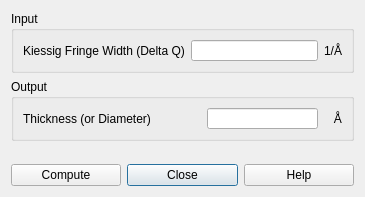
<?xml version="1.0" encoding="UTF-8"?>
<ui version="4.0">
 <class>KiessigPanel</class>
 <widget class="QDialog" name="KiessigPanel">
  <property name="geometry">
   <rect>
    <x>0</x>
    <y>0</y>
    <width>365</width>
    <height>197</height>
   </rect>
  </property>
  <property name="focusPolicy">
   <enum>Qt::TabFocus</enum>
  </property>
  <property name="windowTitle">
   <string>Dialog</string>
  </property>
  <property name="windowIcon">
   <iconset>
    <normaloff>:/res/ball.ico</normaloff>:/res/ball.ico</iconset>
  </property>
  <property name="toolTip">
   <string/>
  </property>
  <layout class="QGridLayout" name="gridLayout_3">
   <item row="0" column="0" colspan="3">
    <widget class="QGroupBox" name="groupBox">
     <property name="title">
      <string>Input</string>
     </property>
     <layout class="QGridLayout" name="gridLayout">
      <item row="0" column="0">
       <layout class="QHBoxLayout" name="horizontalLayout">
        <item>
         <widget class="QLabel" name="label">
          <property name="text">
           <string>Kiessig Fringe Width (Delta Q)</string>
          </property>
         </widget>
        </item>
        <item>
         <widget class="QLineEdit" name="deltaq_in">
          <property name="minimumSize">
           <size>
            <width>77</width>
            <height>21</height>
           </size>
          </property>
          <property name="baseSize">
           <size>
            <width>77</width>
            <height>21</height>
           </size>
          </property>
         </widget>
        </item>
        <item>
         <widget class="QLabel" name="label_2">
          <property name="text">
           <string>1/Å</string>
          </property>
         </widget>
        </item>
       </layout>
      </item>
     </layout>
    </widget>
   </item>
   <item row="1" column="0" colspan="3">
    <widget class="QGroupBox" name="groupBox_2">
     <property name="title">
      <string>Output</string>
     </property>
     <layout class="QGridLayout" name="gridLayout_2">
      <item row="0" column="0">
       <layout class="QHBoxLayout" name="horizontalLayout_2">
        <item>
         <widget class="QLabel" name="label_3">
          <property name="text">
           <string>Thickness (or Diameter)               </string>
          </property>
         </widget>
        </item>
        <item>
         <widget class="QLineEdit" name="lengthscale_out">
          <property name="minimumSize">
           <size>
            <width>77</width>
            <height>21</height>
           </size>
          </property>
          <property name="baseSize">
           <size>
            <width>77</width>
            <height>21</height>
           </size>
          </property>
          <property name="readOnly">
           <bool>true</bool>
          </property>
         </widget>
        </item>
        <item>
         <widget class="QLabel" name="label_4">
          <property name="text">
           <string>   Å</string>
          </property>
         </widget>
        </item>
       </layout>
      </item>
     </layout>
    </widget>
   </item>
   <item row="2" column="2">
    <spacer name="verticalSpacer">
     <property name="orientation">
      <enum>Qt::Vertical</enum>
     </property>
     <property name="sizeHint" stdset="0">
      <size>
       <width>20</width>
       <height>40</height>
      </size>
     </property>
    </spacer>
   </item>
   <item row="3" column="1">
    <widget class="QPushButton" name="closeButton">
     <property name="toolTip">
      <string>&lt;html&gt;&lt;head/&gt;&lt;body&gt;&lt;p&gt;Close this window.&lt;/p&gt;&lt;/body&gt;&lt;/html&gt;</string>
     </property>
     <property name="text">
      <string>Close</string>
     </property>
    </widget>
   </item>
   <item row="3" column="2">
    <widget class="QPushButton" name="helpButton">
     <property name="toolTip">
      <string>&lt;html&gt;&lt;head/&gt;&lt;body&gt;&lt;p&gt;Help using the Kiessing fringe calculator.&lt;/p&gt;&lt;/body&gt;&lt;/html&gt;</string>
     </property>
     <property name="text">
      <string>Help</string>
     </property>
    </widget>
   </item>
   <item row="3" column="0">
    <widget class="QPushButton" name="computeButton">
     <property name="toolTip">
      <string>&lt;html&gt;&lt;head/&gt;&lt;body&gt;&lt;p&gt;Compute the thickness or diameter.&lt;/p&gt;&lt;/body&gt;&lt;/html&gt;</string>
     </property>
     <property name="text">
      <string>Compute</string>
     </property>
    </widget>
   </item>
  </layout>
 </widget>
 <resources/>
 <connections/>
</ui>
